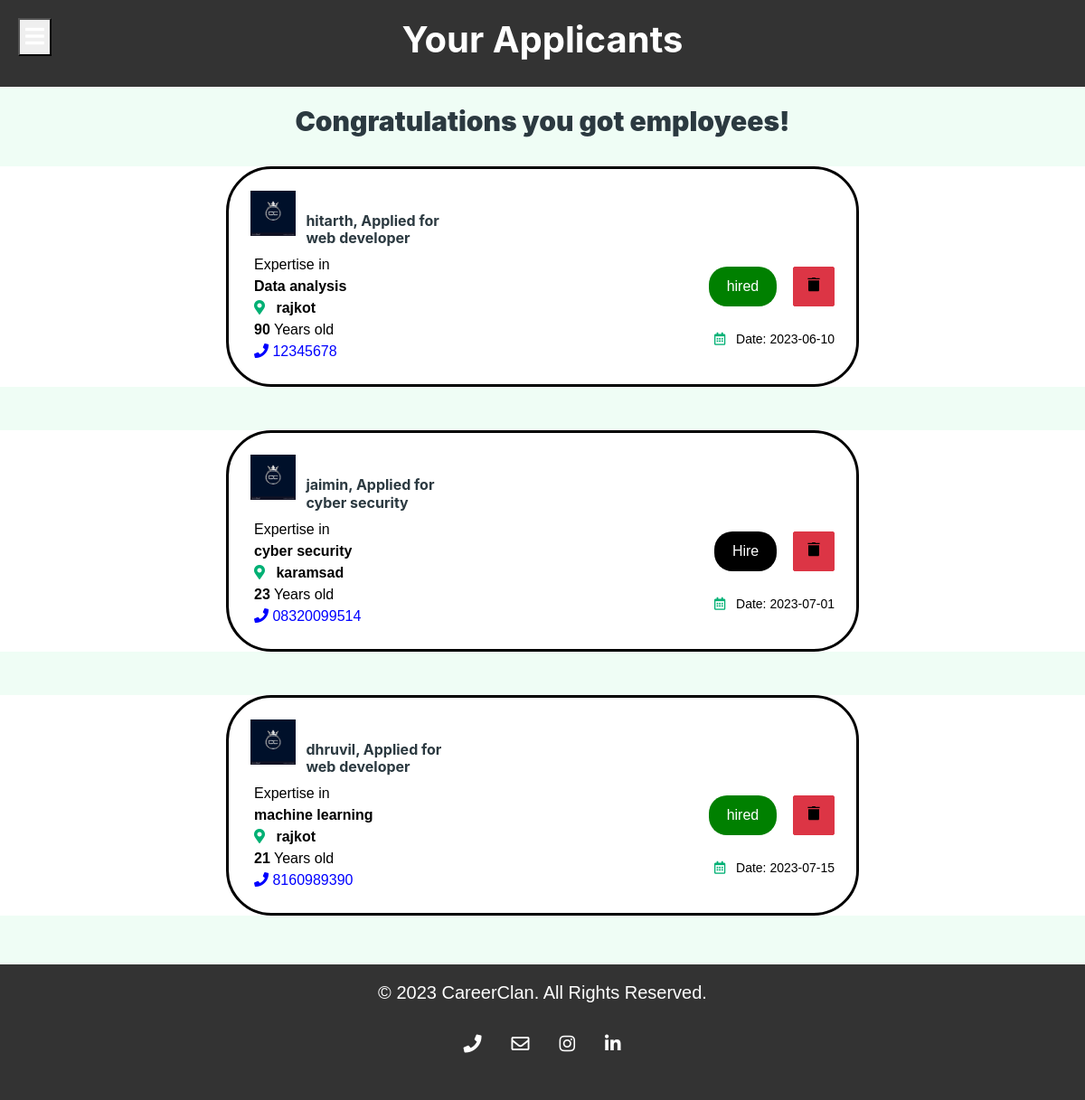
/company/applicants.php (signed in), run on the app's committed database.
### tables this page shows
CREATE TABLE `applicants` (
  `id` int(11) NOT NULL,
  `username` varchar(60) NOT NULL,
  `name` varchar(60) NOT NULL,
  `email` varchar(30) NOT NULL,
  `city` varchar(30) NOT NULL,
  `age` int(100) NOT NULL,
  `profession` varchar(30) NOT NULL,
  `phone_number` varchar(60) NOT NULL,
  `date` date NOT NULL DEFAULT current_timestamp(),
  `vacancy_company` varchar(60) NOT NULL,
  `jobtitle` varchar(60) NOT NULL
);

### company/applicants.php (the view, shortened to what this page needs)
<!DOCTYPE html>
<html>
<head>
  <link rel="stylesheet" href="../css/dashboard.css">
  <link rel="stylesheet" href="../css/footer.css">
  <link href="https://cdnjs.cloudflare.com/ajax/libs/font-awesome/5.10.0/css/all.min.css" rel="stylesheet">
  <link href="../css/bootstrap.min.css" rel="stylesheet">
</head>
<body>
  <div>
    <header>
      <h1 style="color:white;"> Your Applicants</h1>
      <button class="menu-toggle"><i class="fas fa-bars"></i></button>
    </header>
  </div>
  <h1 style="font-size:30px; text-align:center;"><b>Congratulations you got employees!</b></h1><br>
  <div class="tab-content">
    <?php
    $company = $_SESSION['compname'];
    include "../include/connectdb.php";
    $sql = "SELECT * FROM `applicants` WHERE `vacancy_company`= '$company'";
    $result = mysqli_query($conn, $sql);
    while ($row = mysqli_fetch_assoc($result)) {
      ?>
 <div id="tab-1" class="tab-pane fade show p-0 active">
  <div class="job-item p-4 mb-4">
    <div style="float: left;">
      <img src="../images/favicon.jpg" alt="" style="width: 50px; height: 50px;">
    </div>
    <h6 class="mb-2">
      <?php echo $row['username'] ?>,
      <?php echo " Applied for<br>&nbsp;&nbsp; " . $row['jobtitle'] ?>
    </h6>
    <div class=" d-flex align-items-center">
      <div class="text-start ps-1">
        <?php echo "Expertise in<br>" . "<b>" . $row['profession'] . "</b>"; ?>
        <br>
        <span class="text-truncate me-3"><i class="fa fa-map-marker-alt text-primary me-2"></i>
          <?php echo "<b>".$row['city']."</b>"; ?>
        </span>
        <br>
        <?php echo "<b>".$row['age']."</b>" . " Years old"; ?>
        <br>
        <a style="color: blue" href="tel:<?php $row['phone_number']; ?>"><i class="fas fa-phone"></i>
          <?php echo $row['phone_number']; ?>
          <br>
        </a>
      </div>
      <div style="margin-left:auto; text-align: right;">
        <div class="d-flex justify-content-end">
          <?php
          if (isset($_SESSION['compname'])) {
            $companyname = $_SESSION['compname'];
            $name = $row['username'];
            $jobtitle = $row['jobtitle'];
            $query = "SELECT * FROM `hired_you` WHERE companyname='$companyname' AND hired='$name' AND occupationtitle='$jobtitle'";
            $done = mysqli_query($conn, $query);
            if (mysqli_num_rows($done) > 0) {
              ?>
              <button id="myButton-<?php echo $row['id']; ?>" class="button applied">hired</button>
              <?php
            } else {
              ?>
              <form method="POST" action="applicants.php">
                <button type="submit" name="apply" class="button">Hire</button>
              </form>
              <?php
            }
          }
          ?>
          <a href="delete.php?page=applicants&del=<?php echo $row['id']; ?>" class="btn btn-danger">
            <img style="height: 20px; width: 20px;" src="../images/trash.png">
          </a>
        </div>
        <br>
        <small class="text-truncate">
          <i class="far fa-calendar-alt text-primary me-2"></i>
          <?php echo "Date: " . $row['date']; ?>
        </small>
      </div>
    </div>
  </div>
</div>
<br>
    <?php } ?>
  </div>
  <br><br>
</body>
</html>

### css/dashboard.css (style rules this page uses)
html { height: 100%; box-sizing: border-box; }
body { font-family: Arial, sans-serif; background-color: #f2f2f2; position: relative; margin: 0; min-height: 100%; padding-bottom: 6.74rem; box-sizing: inherit; }
header { background-color: #333; color: #fff; padding: 20px; text-align: center; margin-bottom: 20px; z-index: 100; }
h1 { margin: 0; text-align: center; font-size: 36px; font-weight: normal; }
li a { list-style-type: none; display: block; color: white; text-align: center; padding: 16px; text-decoration: none; }
.active { background-color: white; color: black; }
.menu-toggle { display: block; color: #fff; position: fixed; top: 20px; left: 20px; font-size: 24px; cursor: pointer; z-index: 1002; }
li a { display: block; color: white; text-align: center; padding: 16px; text-decoration: none; }
.job-item { border-radius: 50px; max-width: 700px; margin:auto; border: 3px solid black; background-color: white; transition: transform 0.3s ease; }

### css/footer.css (style rules this page uses)
footer { background-color:#333; color: #fff; padding: 10px; display: flex; position: absolute; align-items: center; text-align: center; justify-content: center; bottom: 0; left: 0; right: 0; height: 150px; width: 100%; }
.social-links { list-style: none; padding: 0; display: flex; justify-content: center; align-items: center; }
.social-links li { margin-right: 1px; }
.social-icon { display: inline-block; position: relative; transition: all 0.3s ease; }
.social-icon:before { content: ""; position: absolute; top: 0; left: 0; width: 100%; height: 100%; opacity: 0; background-color:gray; transition: opacity 0.3s ease; }
.social-icon i { color:white; font-size: 20px; }

### company/applicants.php (style rules this page uses)
.button { border-radius: 20px; background-color: black; color: white; padding: 10px 20px; border: none; cursor: pointer; }
.button.applied { background-color: green; color: white; }

### data on the page
applicants: username "hitarth", jobtitle "web developer", profession "Data analysis", city "rajkot", age "90", phone_number "12345678", date "2023-06-10"
applicants: username "jaimin", jobtitle "cyber security", profession "cyber security", city "karamsad", age "23", phone_number "08320099514", date "2023-07-01"
applicants: username "dhruvil", jobtitle "web developer", profession "machine learning", city "rajkot", age "21", phone_number "8160989390", date "2023-07-15"
